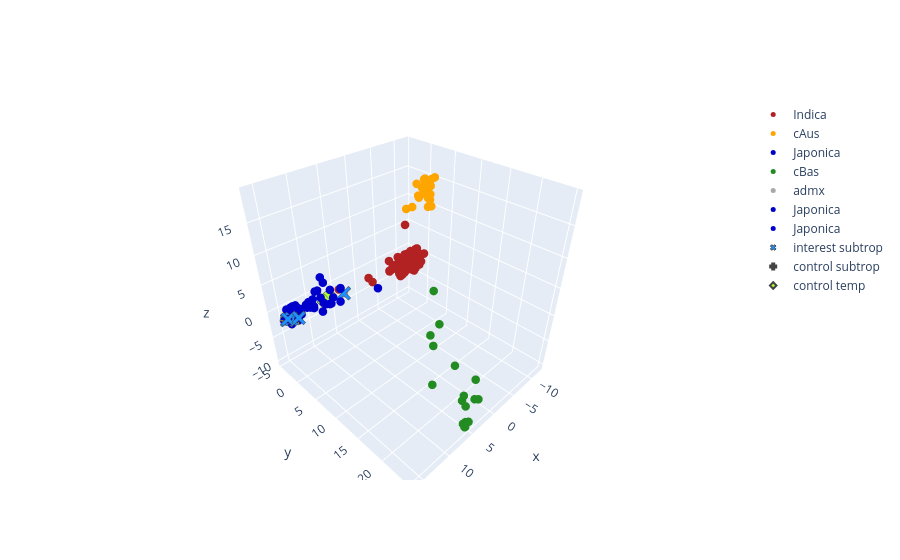

Source (notebook cell):
### Code cell
from sklearn.decomposition import PCA

PCsel= 1
ref_keep= [0,1,2,3,5,6]
Names_subsel= [Names[x] for x in Nsample]
###

gp_cols= {
    0:[178,34,34,1],
    1:[255,165,0,1],
    2:[0,0,205,1],
    3:[34,139,34,1],
    4:[169,169,169],
    5:[0,0,205,1],
    6:[0,0,205,1]
}

gp_cols= {z:'rgb({})'.format(','.join([str(x) for x in g])) for z,g in gp_cols.items()}


gp_names_dict= {
    0: 'Indica',
    1: 'cAus',
    2: 'Japonica',
    3: 'cBas',
    4: 'admx',
    5: 'Japonica',
    6: 'Japonica'
}

ref_dict= list(RG_info['IRIS_ID'])
ref_dict= [ref_dict.index(x) for x in Names_subsel]
ref_code= [RG_info['Initial_subpop'][x] for x in ref_dict]

ref_dict= [['admx',x][int(x in code.keys())] for x in ref_code]
ref_dict= [code[x] for x in ref_dict]

keep_vec= [x for x in range(len(ref_dict)) if ref_dict[x] in ref_keep or Names_subsel[x] in Names_select]
names_kept= [Names_subsel[x] for x in keep_vec]
Names_idx= [names_kept.index(x) for x in Names_select]
ref_dict= [ref_dict[x] for x in keep_vec]


ref_dict= {z: [x for x in range(len(ref_dict)) if ref_dict[x]==z] for z in set(ref_dict)}
###
pca = PCA(n_components=3)

pca.fit(gen_sample[keep_vec])

pc_data= pca.transform(gen_sample[keep_vec])

###

fig= [go.Scatter3d(
    x= pc_data[g,0],
    y= pc_data[g,PCsel],
    z= pc_data[g,PCsel+1],
    text= [Names_subsel[x] for x in g],
    mode= "markers",
    name= gp_names_dict[z],
    marker= dict(
        size= 5,
        color= gp_cols[z]
    )
) for z,g in ref_dict.items()]

fig.append(go.Scatter3d(
    x= pc_data[Names_idx[:5],0],
    y= pc_data[Names_idx[:5],PCsel],
    z= pc_data[Names_idx[:5],PCsel+1],
    mode= "markers",
    name= 'interest subtrop',
    text= Names_select[:5],
    marker= dict(
        size= 5,
        color= 'rgb(30,144,255)',
        symbol= 'x',
        line= dict(width= 1)
    )
    )
)

fig.append(go.Scatter3d(
    x= pc_data[Names_idx[5:10],0],
    y= pc_data[Names_idx[5:10],PCsel],
    z= pc_data[Names_idx[5:10],PCsel+1],
    mode= "markers",
    name= 'control subtrop',
    text= Names_select[5:10],
    marker= dict(
        size= 5,
        color= 'rgb(255,215,0)',
        symbol= 'cross',
        line= dict(width= 2)
    )
    )
)

fig.append(go.Scatter3d(
    x= pc_data[Names_idx[10:],0],
    y= pc_data[Names_idx[10:],PCsel],
    z= pc_data[Names_idx[10:],PCsel+1],
    mode= "markers",
    name= 'control temp',
    text= Names_select[10:],
    marker= dict(
        size= 5,
        color= 'rgb(173,255,47)',
        symbol= 'diamond',
        line= dict(width= 2)
    )
))



layout= go.Layout()

Figure= go.Figure(data= fig,layout= layout)
iplot(Figure)

### Figure 1 — Plotly figure (JSON) as saved in the notebook; plotly's stock layout.template omitted (floating-point values rounded to 4 significant figures; data arrays with more than 128 entries replaced by an {"elided": "..."} marker saying what was removed)
{"data": [{"marker": {"color": "rgb(178,34,34,1)", "size": 5}, "mode": "markers", "name": "Indica", "text": {"elided": "152 str values"}, "type": "scatter3d", "x": {"elided": "152 float values"}, "y": {"elided": "152 float values"}, "z": {"elided": "152 float values"}}, {"marker": {"color": "rgb(255,165,0,1)", "size": 5}, "mode": "markers", "name": "cAus", "text": ["B180", "CX241", "CX243", "IRIS_313-7807", "IRIS_313-8324", "IRIS_313-9172", "IRIS_313-9708", "IRIS_313-9922", "IRIS_313-10002", "IRIS_313-10096", "IRIS_313-10161", "IRIS_313-10417", "IRIS_313-10580", "IRIS_313-10655", "IRIS_313-10877", "IRIS_313-10902", "IRIS_313-11005", "IRIS_313-11011", "IRIS_313-11261"], "type": "scatter3d", "x": [-6.131, -4.52, -6.025, -5.963, -4.819, -5.353, -4.478, -5.373, -4.778, -6.359, -3.547, -5.688, -4.092, -3.338, -4.492, -4.734, -3.023, -3.024, -6.05], "y": [5.969, 8.091, 6.735, 6.575, 6.627, 5.624, 4.326, 7.842, 5.245, 5.784, 7.657, 6.758, 7.207, 6.776, 6.621, 5.997, 4.528, 6.613, 6.46], "z": [14.83, 18.85, 13.82, 16.95, 16.71, 15.66, 13.42, 18.75, 15.41, 13.31, 19.03, 14.95, 18.34, 16.04, 18.37, 16.91, 13.66, 18.13, 15.63]}, {"marker": {"color": "rgb(0,0,205,1)", "size": 5}, "mode": "markers", "name": "Japonica", "text": ["B002", "B005", "B006", "B008", "B014", "B089", "B121", "B147", "CX8", "CX11", "CX155", "CX220", "CX232", "CX234", "CX369", "IRIS_313-7922", "IRIS_313-8155", "IRIS_313-8283", "IRIS_313-8356", "IRIS_313-8414", "IRIS_313-8437", "IRIS_313-8502", "IRIS_313-8523", "IRIS_313-8876", "IRIS_313-8920", "IRIS_313-9083", "IRIS_313-9114", "IRIS_313-9123", "IRIS_313-10506", "IRIS_313-10575", "IRIS_313-10682", "IRIS_313-10848", "IRIS_313-10862", "IRIS_313-10935", "IRIS_313-11069"], "type": "scatter3d", "x": [13.48, 13.65, 14.43, 8.186, 6.704, 8.134, 13.44, 15.01, 11.57, -1.794, 14.55, 14.59, 14.19, 14.1, 13.59, 13.68, 14.88, 14.11, 14.3, 14.67, 13.72, 14.28, 14.13, 13.22, 14.27, 14.07, 14.54, 13.77, 14.4, 14.04, 13.06, 13.92, 13.56, 14.55, 13.91], "y": [-3.733, -4.106, -4.01, -2.859, -3.594, -1.474, -3.733, -2.275, -2.584, -1.298, -4.196, -3.205, -3.279, -4.047, -3.99, -4.263, -3.407, -4.214, -4.022, -3.014, -2.885, -3.635, -3.292, -2.839, -3.751, -4.262, -3.878, -2.563, -3.648, -3.69, -2.523, -3.976, -4.255, -4.128, -4.342], "z": [-1.318, -1.84, -1.737, -1.329, -1.145, -1.034, -1.597, 0.1845, -0.4861, -2.795, -1.801, -0.1965, -0.562, -1.613, -1.87, -1.826, -1.209, -1.639, -1.644, 0.05429, -0.1378, -1.625, -1.652, 0.3981, -1.653, -1.839, -1.662, -0.4881, -1.667, -1.452, 0.04813, -1.529, -1.935, -1.406, -1.885]}, {"marker": {"color": "rgb(34,139,34,1)", "size": 5}, "mode": "markers", "name": "cBas", "text": ["B204", "IRIS_313-8069", "IRIS_313-8119", "IRIS_313-8314", "IRIS_313-8658", "IRIS_313-8781", "IRIS_313-9210", "IRIS_313-9288", "IRIS_313-9978", "IRIS_313-9989", "IRIS_313-10032", "IRIS_313-10189", "IRIS_313-10561", "IRIS_313-10569", "IRIS_313-10583", "IRIS_313-10842", "IRIS_313-10912", "IRIS_313-10922"], "type": "scatter3d", "x": [3.55, 1.956, 2.5, 4.342, 5.389, 5.483, 3.001, 5.718, 5.434, 5.482, 4.295, 4.802, 6.465, -2.183, 1.955, 3.263, -2.753, 0.7967], "y": [24.47, 23.23, 21.89, 24.43, 24.25, 24.62, 20.24, 24.84, 24.71, 24.67, 23.64, 17.06, 19.2, 12.64, 24.07, 22.21, 10.71, 14.15], "z": [-6.057, -4.336, -8.256, -10.18, -9.869, -10.11, -2.999, -8.678, -10.08, -10.14, -7.605, 1.756, -4.995, -2.947, -7.679, -8.442, 2.156, -4.606]}, {"marker": {"color": "rgb(169,169,169)", "size": 5}, "mode": "markers", "name": "admx", "text": ["IRIS_313-7816"], "type": "scatter3d", "x": [6.098], "y": [-0.2784], "z": [0.653]}, {"marker": {"color": "rgb(0,0,205,1)", "size": 5}, "mode": "markers", "name": "Japonica", "text": ["B024", "B229", "B260", "CX3", "CX5", "CX31", "CX120", "CX122", "CX124", "CX130", "CX307", "CX351", "CX358", "CX372", "CX402", "IRIS_313-7722", "IRIS_313-7815", "IRIS_313-7819", "IRIS_313-8124", "IRIS_313-8288", "IRIS_313-8303", "IRIS_313-8626", "IRIS_313-8864", "IRIS_313-9048", "IRIS_313-9115", "IRIS_313-9243", "IRIS_313-9249", "IRIS_313-9310", "IRIS_313-9314", "IRIS_313-9388", "IRIS_313-9410", "IRIS_313-9445", "IRIS_313-9506", "IRIS_313-9886", "IRIS_313-9949", "IRIS_313-9970", "IRIS_313-10078", "IRIS_313-10476", "IRIS_313-10485", "IRIS_313-10594", "IRIS_313-10720", "IRIS_313-10739", "IRIS_313-10752", "IRIS_313-10773", "IRIS_313-10823", "IRIS_313-10931", "IRIS_313-10987", "IRIS_313-11021", "IRIS_313-11092", "IRIS_313-11094", "IRIS_313-11115", "IRIS_313-11121", "IRIS_313-11335"], "type": "scatter3d", "x": [7.504, 11.01, 11.29, 13.58, 8.709, 12.77, 14.67, 13.77, 11.71, 13.95, 11.41, 14.84, 14.01, 13.61, 14.22, 15.1, 9.156, 13.76, 9.064, 13.55, 14.37, 12.88, 13.78, 13.97, 14.76, 13.89, 14.64, 10.92, 13.56, 11.38, 9.839, 8.223, 14.93, 14.52, 9.556, 14.11, 10.89, 9.713, 7.337, 11.9, 11.47, 13.69, 14.62, 14.52, 14.36, 7.31, 13.26, 10.09, 13.83, 15.19, 14.96, 14.58, 13.66], "y": [-1.95, 0.05784, -1.419, -1.547, -1.682, -0.6808, -2.534, -2.566, -1.248, -1.673, -0.8111, -1.838, -2.546, -2.39, -2.588, -2.277, 0.5568, -2.323, -0.08316, -2.674, -2.506, 0.3223, -3.823, -1.756, -1.865, -2.463, -2.449, 0.7025, -2.608, -0.8757, -1.186, -0.1818, -2.131, -1.997, -0.9569, -1.693, -1.82, -0.8226, 0.7037, -2.254, 0.1088, -1.833, -2.59, -1.821, -2.761, 0.7166, -1.568, 0.4252, -2.192, -2.225, -2.758, -2.348, -2.234], "z": [1.177, 3.786, 0.4691, 0.3508, -0.8559, 1.734, 0.6385, 1.014, 0.3319, 1.202, 0.3187, 0.2651, 1.099, 1.147, 0.9484, 0.3705, 0.7101, 1.167, 0.2167, 0.8466, 1.089, 2.8, -1.868, 0.9573, 0.1158, 1.047, 0.06813, 0.2071, 0.5643, 0.5995, 1.246, 0.9757, 0.2835, 0.1098, 0.2981, 0.6637, 1.125, 5.1, 2.624, 0.1938, 3.876, 0.4539, 0.6277, 0.8405, 0.5107, 2.728, 0.7323, 4.931, 1.076, 0.1444, 0.8907, 0.6747, 0.7051]}, {"marker": {"color": "rgb(0,0,205,1)", "size": 5}, "mode": "markers", "name": "Japonica", "text": ["CX125", "CX381", "IRIS_313-7994", "IRIS_313-8084", "IRIS_313-9201", "IRIS_313-9568", "IRIS_313-9641", "IRIS_313-9698", "IRIS_313-9813", "IRIS_313-10235", "IRIS_313-10355", "IRIS_313-11217", "IRIS_313-11265", "IRIS_313-11280", "IRIS_313-11299", "IRIS_313-11303", "IRIS_313-11323", "IRIS_313-11327", "IRIS_313-11346", "IRIS_313-11355", "IRIS_313-11376", "IRIS_313-11381", "IRIS_313-11391"], "type": "scatter3d", "x": [15.97, 14.39, 15.13, 7.911, 15.23, 15.53, 14.61, 13.54, 14.72, 15.68, 15.57, 15.17, 15.24, 13.85, 15.12, 15.16, 15.18, 15.31, 15.58, 15.31, 15.45, 15.79, 15.69], "y": [-2.08, -0.4741, -1.388, 1.214, -1.52, -1.642, -1.785, -1.032, -1.444, -1.845, -1.779, -1.41, -1.482, -1.759, -1.453, -1.466, -1.586, -1.62, -1.949, -1.71, -1.797, -2.144, -1.858], "z": [-0.2834, 0.2889, -0.006517, 0.7627, -0.4011, 0.04452, -0.6101, 0.1759, -0.605, -0.2819, -0.07719, -0.378, -0.3416, -1.243, -0.4291, -1.037, -0.2594, -0.5033, -0.2946, -0.4423, -0.235, -0.3733, -0.4177]}, {"marker": {"color": "rgb(30,144,255)", "line": {"width": 1}, "size": 5, "symbol": "x"}, "mode": "markers", "name": "interest subtrop", "text": ["IRIS_313-10834", "IRIS_313-12289", "IRIS_313-8580", "IRIS_313-8872", "IRIS_313-9048"], "type": "scatter3d", "x": [15.53, 15.58, 14.39, 6.098, 15.13], "y": [-1.642, -1.949, -0.4741, -0.2784, -1.388], "z": [0.04452, -0.2946, 0.2889, 0.653, -0.006517]}, {"marker": {"color": "rgb(255,215,0)", "line": {"width": 2}, "size": 5, "symbol": "cross"}, "mode": "markers", "name": "control subtrop", "text": ["IRIS_313-10848", "IRIS_313-12029", "IRIS_313-12134", "IRIS_313-12265", "IRIS_313-8011"], "type": "scatter3d", "x": [14.61, 15.17, 13.85, 15.31, 15.97], "y": [-1.785, -1.41, -1.759, -1.62, -2.08], "z": [-0.6101, -0.378, -1.243, -0.5033, -0.2834]}, {"marker": {"color": "rgb(173,255,47)", "line": {"width": 2}, "size": 5, "symbol": "diamond"}, "mode": "markers", "name": "control temp", "text": ["B014", "B002", "B008", "B023", "B005"], "type": "scatter3d", "x": [8.186, 13.48, 14.43, 6.704, 13.65], "y": [-2.859, -3.733, -4.01, -3.594, -4.106], "z": [-1.329, -1.318, -1.737, -1.145, -1.84]}], "layout": {}}
